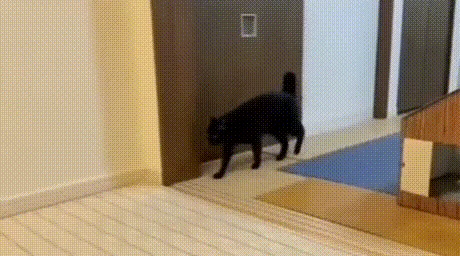
#> input picture frame 19 of opencv_python/sample4.mp4, 460 x 256 px
$ python cv_7_canny_video.py
#> lines starting #> are read from the running program, lines starting #| are printed output that depends on the picture; after the words box and inside, x2 and y2 are one past the last pixel; in counts of white or black regions, pixels touching at a corner belong together
import cv2
from pathlib import Path

# --- Utility: empty callback for trackbars ---
def _noop(x):
    pass

# Get path of the video
BASE_DIR = Path(__file__).resolve().parent
video_path = str(BASE_DIR / "sample4.mp4")

# Read video
cap = cv2.VideoCapture(video_path)
if not cap.isOpened():
    raise RuntimeError("Error opening video file")

# FPS fallback
fps = cap.get(cv2.CAP_PROP_FPS)
if fps <= 1e-3:
    fps = 30.0
expected_delay = int(1000 / fps)

# Create OpenCV windows
WIN_CAM = "Camera"
WIN_EDGE = "Canny Edges"
cv2.namedWindow(WIN_CAM)
cv2.namedWindow(WIN_EDGE)

# Create trackbars
cv2.createTrackbar("low_th",  WIN_EDGE, 50, 255, _noop)
cv2.createTrackbar("high_th", WIN_EDGE, 150, 255, _noop)

print("Streaming... press 'q' to quit")

try:
    while True:
        start_time = cv2.getTickCount()
        ret, frame = cap.read()
#> frame is the input picture: shape (256, 460, 3); mean B, G, R 109.2, 135.7, 154

        # Loop video
        if not ret:
            cap.set(cv2.CAP_PROP_POS_FRAMES, 0)
            continue

        # Resize for display
        frame = cv2.resize(frame, (640, 480), interpolation=cv2.INTER_AREA)
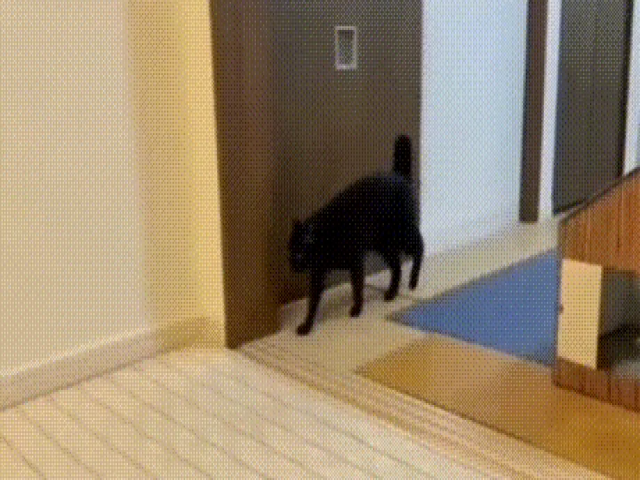
#> frame: shape (480, 640, 3); mean B, G, R 109.2, 135.7, 153.9

        # Convert to gray and blur
        gray = cv2.cvtColor(frame, cv2.COLOR_BGR2GRAY)
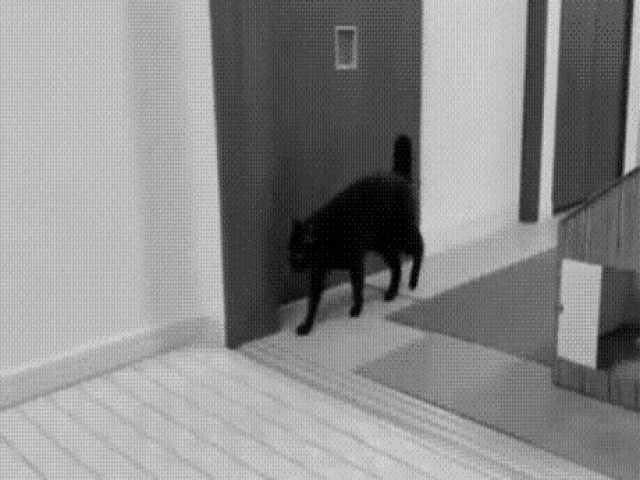
#> gray: shape (480, 640); min 0, max 225, mean 138.1
        blurred = cv2.GaussianBlur(gray, (5, 5), 0)

        # Read trackbar values
        low_th  = cv2.getTrackbarPos("low_th", WIN_EDGE)
        high_th = cv2.getTrackbarPos("high_th", WIN_EDGE)

        if high_th <= low_th:
            high_th = low_th + 1
            cv2.setTrackbarPos("high_th", WIN_EDGE, high_th)

        # Canny
        edges = cv2.Canny(blurred, low_th, high_th, L2gradient=True)
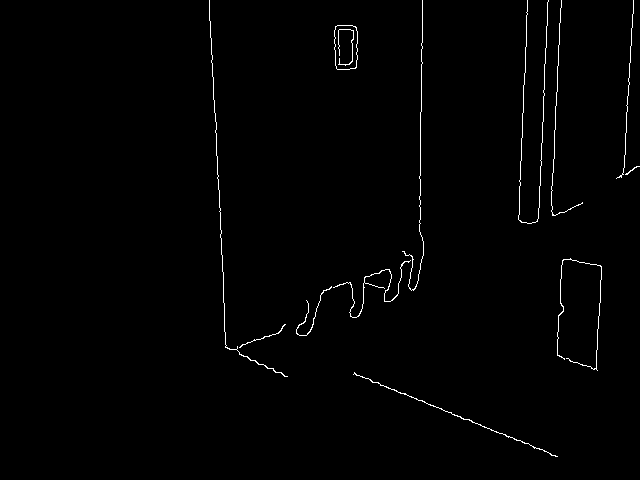
#> edges: shape (480, 640); 0.95% white in thin lines or dots, all inside (x1, y1, x2, y2) = (209, 0, 640, 457)

        # Show windows
        cv2.imshow(WIN_CAM, frame)
        cv2.imshow(WIN_EDGE, edges)

        # Correct processing time in ms
        process_time = (cv2.getTickCount() - start_time) * 1000 / cv2.getTickFrequency()
        delay = max(1, int(expected_delay - process_time))

        # Keyboard
        k = cv2.waitKey(delay) & 0xFF
#> (key q is pressed here)
        if k == ord("q"):
            break

        # Exit if window closed
        if (cv2.getWindowProperty(WIN_CAM, cv2.WND_PROP_VISIBLE) < 1 or
            cv2.getWindowProperty(WIN_EDGE, cv2.WND_PROP_VISIBLE) < 1):
            break

finally:
    cap.release()
    cv2.destroyAllWindows()

$ run again, starting later in the video
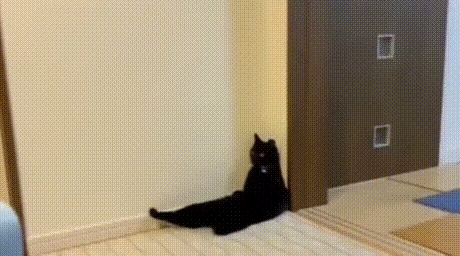
#> input picture frame 86 of opencv_python/sample4.mp4, 460 x 256 px
#> frame is the input picture: shape (256, 460, 3); mean B, G, R 117, 142.4, 157.6
#> frame: shape (480, 640, 3)
#> `gray = cv2.cvtColor(frame, cv2.COLOR_BGR2GRAY)`:
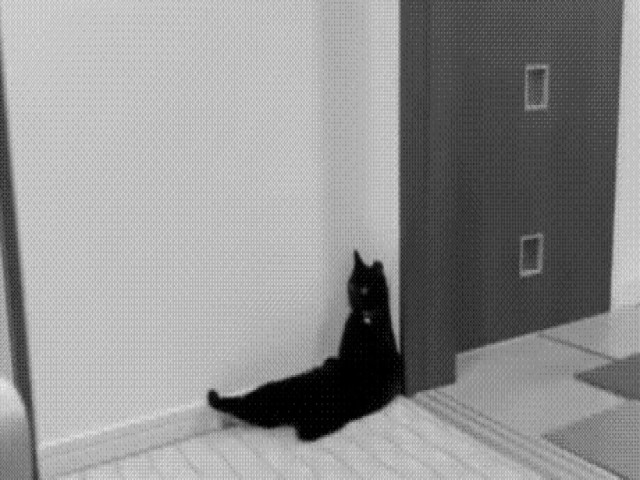
#> gray: shape (480, 640); min 0, max 239, mean 144
#> `edges = cv2.Canny(blurred, low_th, high_th, L2gradient=True)`:
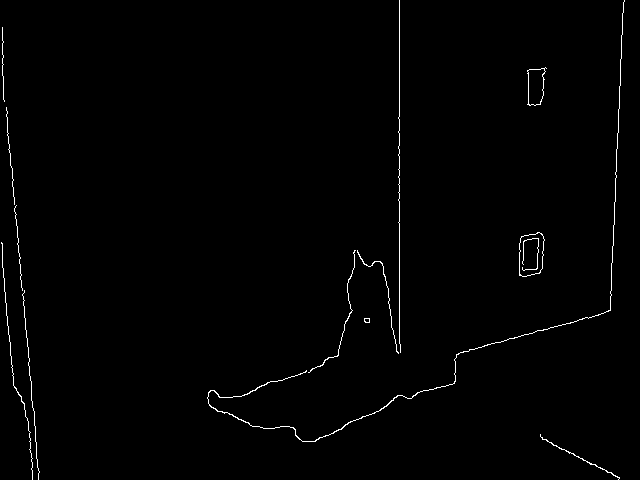
#> edges: shape (480, 640); 0.9% white in thin lines or dots

$ run again, starting later in the video
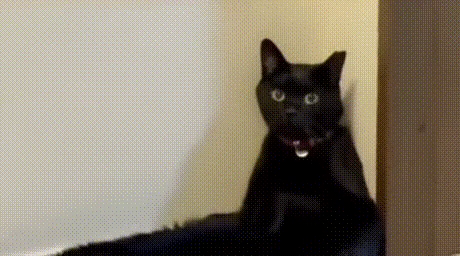
#> input picture frame 154 of opencv_python/sample4.mp4, 460 x 256 px
#> frame is the input picture: shape (256, 460, 3); mean B, G, R 110.2, 126.2, 135.4
#> frame: shape (480, 640, 3)
#> `gray = cv2.cvtColor(frame, cv2.COLOR_BGR2GRAY)`:
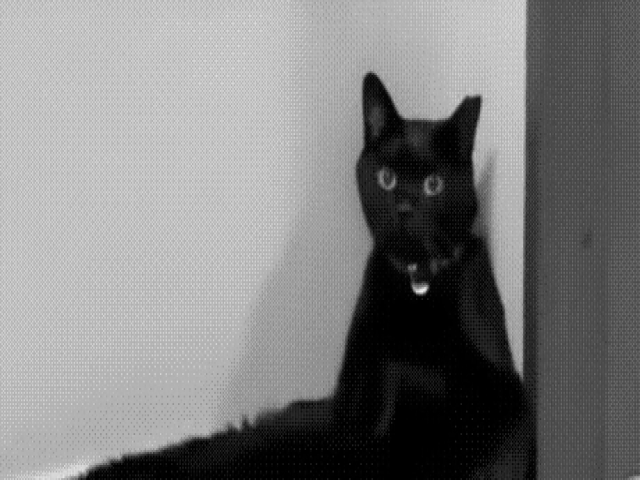
#> gray: shape (480, 640); min 0, max 239, mean 127
#> `edges = cv2.Canny(blurred, low_th, high_th, L2gradient=True)`:
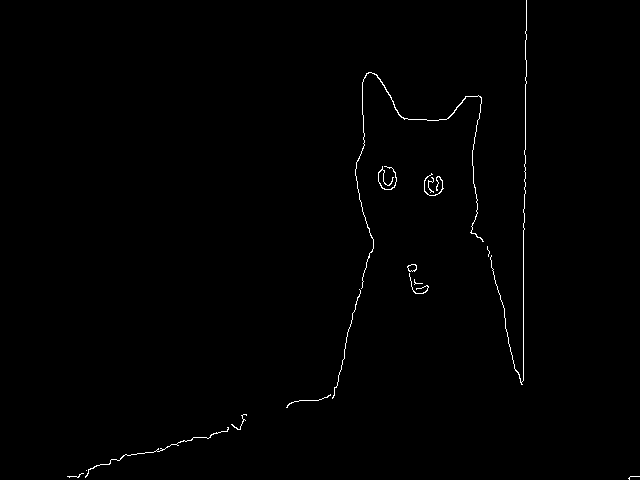
#> edges: shape (480, 640); 0.61% white in thin lines or dots, all inside (x1, y1, x2, y2) = (67, 0, 640, 480)
